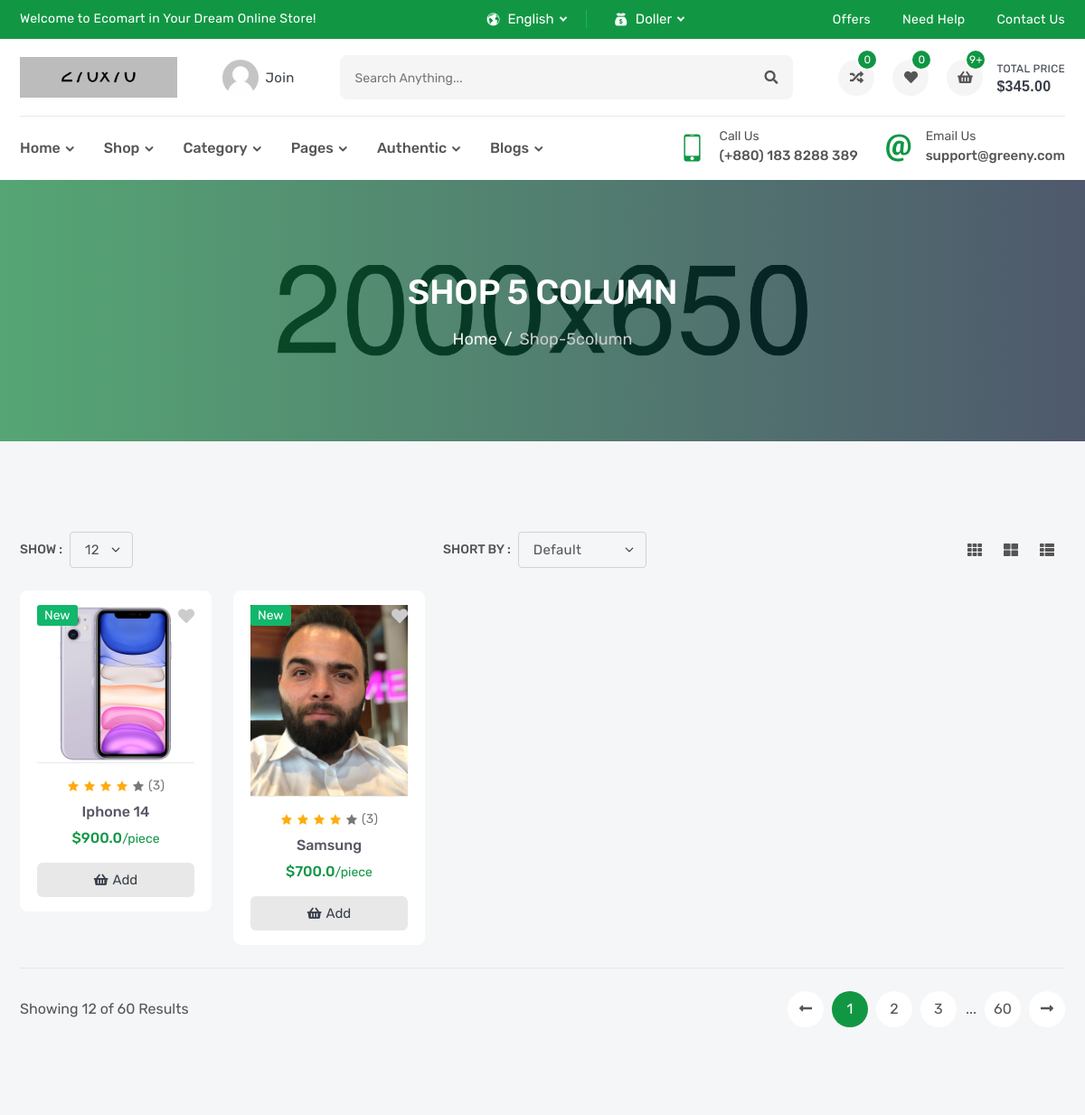
/products/ (upper part), run on an earlier commit of the app's database.
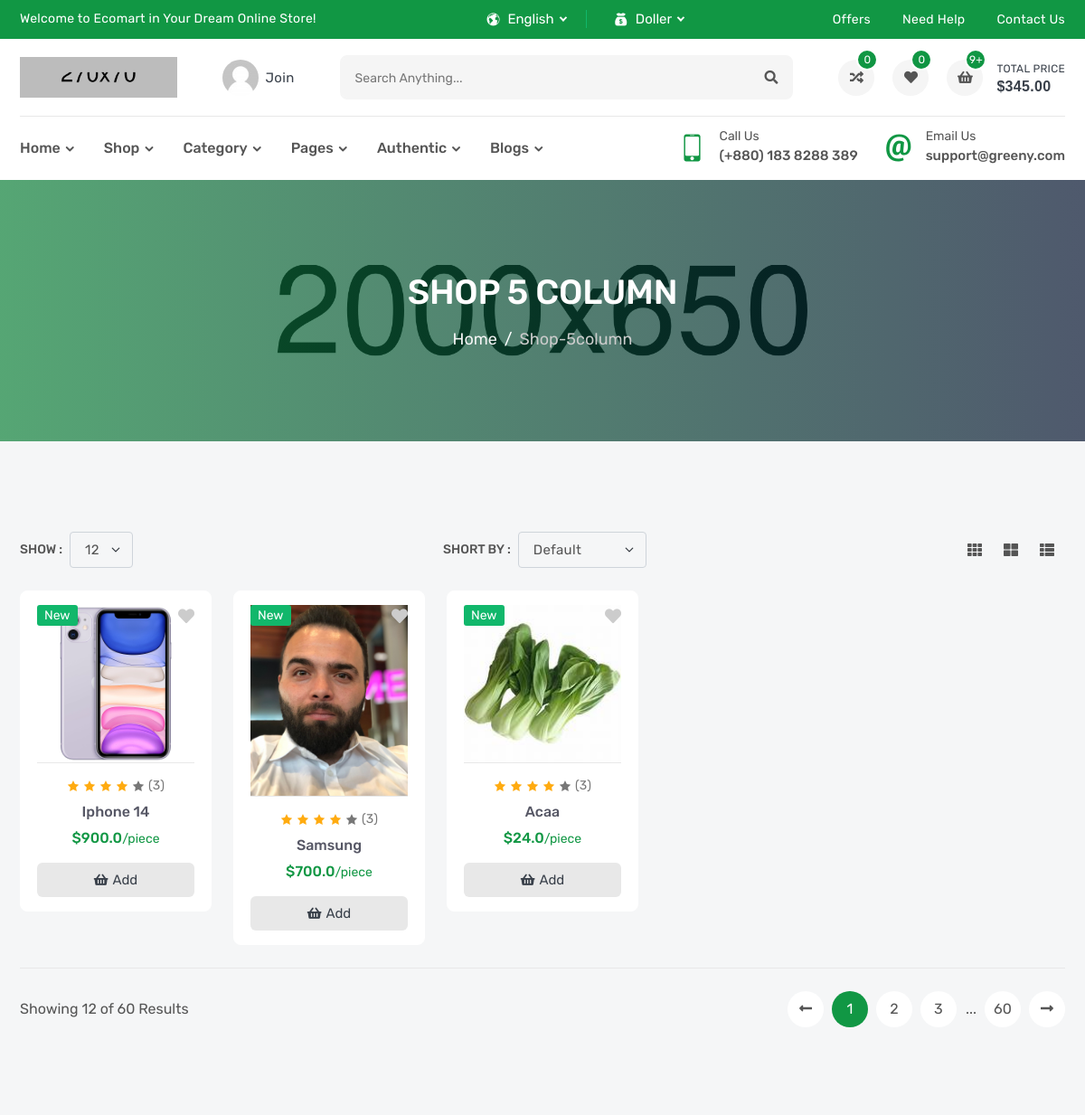
And on a later commit of the database.
### products/models.py (models this page shows, shortened)
class Product(models.Model):
    name = models.CharField(_('Name'),max_length=120)
    description = models.TextField(_('description'),max_length=30000)
    sku = models.IntegerField(_('sku'))
    price = models.FloatField(_('price'))
    subtitle = models.TextField(_('subtitle'),max_length=600)
    brand = models.ForeignKey('Brand' ,verbose_name=_('brand'), on_delete=models.CASCADE,related_name='product_brand')
    image = models.ImageField(_('image'),upload_to='products')
    flag = models.CharField(_('flag'),max_length=20,choices=FLAG_TYPES)
    tags = TaggableManager()
    slug = models.SlugField(null=True,blank=True)
    def __str__(self):
        return self.name

### products/views.py (the view)
# urls.py: path('',ProductList.as_view(),name='product_List'),
class ProductList(generic.ListView):
    model = Product

### products/templates/products/product_list.html (shortened to what this page needs)
{% extends 'base.html' %}
{% block body %}
        <section class="inner-section single-banner" style="background: url(images/single-banner.jpg) no-repeat center;">
            <div class="container">
                <h2>Shop 5 Column</h2>
                <ol class="breadcrumb">
                    <li class="breadcrumb-item"><a href="index.html">Home</a></li>
                    <li class="breadcrumb-item active" aria-current="page">shop-5column</li>
                </ol>
            </div>
        </section>
        <section class="inner-section shop-part">
            <div class="container">
                <div class="row">
                    <div class="col-lg-12">
                        <div class="top-filter">
                            <div class="filter-show">
                                <label class="filter-label">Show :</label>
                                <select class="form-select filter-select">
                                    <option value="1">12</option>
                                </select>
                            </div>
                            <div class="filter-short">
                                <label class="filter-label">Short by :</label>
                                <select class="form-select filter-select">
                                    <option selected>default</option>
                                </select>
                            </div>
                            <div class="filter-action">
                                <a href="shop-3column.html" title="Three Column"><i class="fas fa-th"></i></a>
                                <a href="shop-2column.html" title="Two Column"><i class="fas fa-th-large"></i></a>
                                <a href="shop-1column.html" title="One Column"><i class="fas fa-th-list"></i></a>
                            </div>
                        </div>
                    </div>
                </div>
                <div class="row row-cols-2 row-cols-md-3 row-cols-lg-3 row-cols-xl-5">
                    {% for product in object_list %}
                          <div class="col">
                        <div class="product-card">
                            <div class="product-media">
                                <div class="product-label">
                                    <label class="label-text new">{{product.flag}}</label>
                                </div>
                                <button class="product-wish wish">
                                    <i class="fas fa-heart"></i>
                                </button>
                                <a class="product-image" href="{% url 'products:product_detail' product.slug %}">
                                    <img src="{{product.image.url}}" alt="product">
                                </a>
                            </div>
                            <div class="product-content">
                                <div class="product-rating">
                                    <i class="active icofont-star"></i>
                                    <i class="active icofont-star"></i>
                                    <i class="active icofont-star"></i>
                                    <i class="active icofont-star"></i>
                                    <i class="icofont-star"></i>
                                    <a href="product-video.html">(3)</a>
                                </div>
                                <h6 class="product-name">
                                    <a href="{% url 'products:product_detail' product.slug %}">{{product}}</a>
                                </h6>
                                <h6 class="product-price">
                                    <span>${{product.price}}<small>/piece</small></span>
                                </h6>
                                <button class="product-add" title="Add to Cart">
                                    <i class="fas fa-shopping-basket"></i>
                                    <span>add</span>
                                </button>
                            </div>
                        </div>
                          </div>
                    {% endfor %}
                </div>
                <div class="row">
                    <div class="col-lg-12">
                        <div class="bottom-paginate">
                            <p class="page-info">Showing 12 of 60 Results</p>
                            <ul class="pagination">
                                <li class="page-item">
                                    <a class="page-link" href="#">
                                        <i class="fas fa-long-arrow-alt-left"></i>
                                    </a>
                                </li>
                                <li class="page-item"><a class="page-link active" href="#">1</a></li>
                                <li class="page-item"><a class="page-link" href="#">2</a></li>
                                <li class="page-item"><a class="page-link" href="#">3</a></li>
                                <li class="page-item">...</li>
                                <li class="page-item"><a class="page-link" href="#">60</a></li>
                                <li class="page-item">
                                    <a class="page-link" href="#">
                                        <i class="fas fa-long-arrow-alt-right"></i>
                                    </a>
                                </li>
                            </ul>
                        </div>
                    </div>
                </div>
            </div>
        </section>
     {% endblock body %}

### templates/base.html (shortened to what this page needs)
{% load static %}
<!DOCTYPE html>
<html lang="en">
    <head>
        <link rel="stylesheet" href="{% static 'ltr/fonts/flaticon/flaticon.css' %}">
        <link rel="stylesheet" href="{% static 'ltr/fonts/icofont/icofont.min.css' %}">
        <link rel="stylesheet" href="{% static 'ltr/fonts/fontawesome/fontawesome.min.css' %}">
        <link rel="stylesheet" href="{% static 'ltr/vendor/venobox/venobox.min.css' %}">
        <link rel="stylesheet" href="{% static 'ltr/vendor/slickslider/slick.min.css' %}">
        <link rel="stylesheet" href="{% static 'ltr/vendor/niceselect/nice-select.min.css' %}">
        <link rel="stylesheet" href="{% static 'ltr/vendor/bootstrap/bootstrap.min.css' %}">
        <link rel="stylesheet" href="{% static 'ltr/css/main.css'%}">
        {% block css %}
        <link rel="stylesheet" href="{% static 'ltr/css/index.css'%}">
        {% endblock css %}
    </head>
    <body>
        <div class="header-top">
            <div class="container">
                <div class="row">
                    <div class="col-md-12 col-lg-5">
                        <div class="header-top-welcome">
                            <p>Welcome to Ecomart in Your Dream Online Store!</p>
                        </div>
                    </div>
                    <div class="col-md-5 col-lg-3">
                        <div class="header-top-select">
                            <div class="header-select">
                                <i class="icofont-world"></i>
                            </div>
                            <div class="header-select">
                                <i class="icofont-money"></i>
                            </div>
                        </div>
                    </div>
                    <div class="col-md-7 col-lg-4">
                        <ul class="header-top-list">
                            <li><a href="offer.html">offers</a></li>
                            <li><a href="faq.html">need help</a></li>
                            <li><a href="contact.html">contact us</a></li>
                        </ul>
                    </div>
                </div>
            </div>
        </div>
        <header class="header-part">
            <div class="container">
                <div class="header-content">
                    <a href="index.html" class="header-logo">
                        <img src="images/logo.png" alt="logo">
                    </a>
                    <a href="login.html" class="header-widget" title="My Account">
                        <img src="images/user.png" alt="user">
                        <span>join</span>
                    </a>
                    <form class="header-form">
                        <input type="text" placeholder="Search anything...">
                        <button><i class="fas fa-search"></i></button>
                    </form>
                    <div class="header-widget-group">
                        <a href="compare.html" class="header-widget" title="Compare List">
                            <i class="fas fa-random"></i>
                            <sup>0</sup>
                        </a>
                        <a href="wishlist.html" class="header-widget" title="Wishlist">
                            <i class="fas fa-heart"></i>
                            <sup>0</sup>
                        </a>
                        <button class="header-widget header-cart" title="Cartlist">
                            <i class="fas fa-shopping-basket"></i>
                            <sup>9+</sup>
                            <span>total price<small>$345.00</small></span>
                        </button>
                    </div>
                </div>
            </div>
        </header>
        <nav class="navbar-part">
            <div class="container">
                <div class="row">
                    <div class="col-lg-12">
                        <div class="navbar-content">
                            <ul class="navbar-list">
                                <li class="navbar-item dropdown">
                                    <a class="navbar-link dropdown-arrow" href="#">home</a>
                                </li>
                                <li class="navbar-item dropdown-megamenu">
                                    <a class="navbar-link dropdown-arrow" href="#">shop</a>
                                </li>
                                <li class="navbar-item dropdown-megamenu">
                                    <a class="navbar-link dropdown-arrow" href="#">category</a>
                                </li>
                                <li class="navbar-item dropdown">
                                    <a class="navbar-link dropdown-arrow" href="#">pages</a>
                                </li>
                                <li class="navbar-item dropdown">
                                    <a class="navbar-link dropdown-arrow" href="#">authentic</a>
                                </li>
                                <li class="navbar-item dropdown">
                                    <a class="navbar-link dropdown-arrow" href="#">blogs</a>
                                </li>
                            </ul>
                            <div class="navbar-info-group">
                                <div class="navbar-info">
                                    <i class="icofont-ui-touch-phone"></i>
                                    <p>
                                        <small>call us</small>
                                        <span>(+880) 183 8288 389</span>
                                    </p>
                                </div>
                                <div class="navbar-info">
                                    <i class="icofont-ui-email"></i>
                                    <p>
                                        <small>email us</small>
                                        <span>support@greeny.com</span>
                                    </p>
                                </div>
                            </div>
                        </div>
                    </div>
                </div>
            </div>
        </nav>
        {% block body %}
        {% endblock body %}
    </body>
</html>

What changed in the data, as far as the page shows it:
added Product: flag "New", image (picture), name "Acaa", price "24.0"
